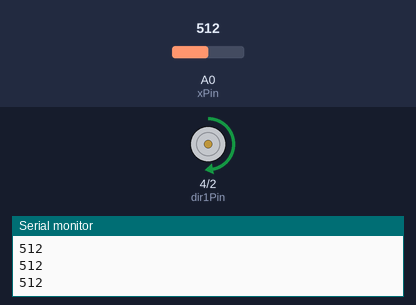
This sketch was run on a simulated Arduino Uno, built with avr-gcc and run on an emulated ATmega328P. On the bench: motor-driver pin pairs drawn as motors (green arrow = first pin HIGH = forward, orange = second pin HIGH = backward, longer = more drive, scaled by the enable pin), the last lines printed to the serial monitor. The test bench sets the inputs (shaded band); at power-on: A0 (xPin) = 512.

Above: at 1.2 s.
1.3 s: A0 (xPin) set to 716
At 2.5 s:
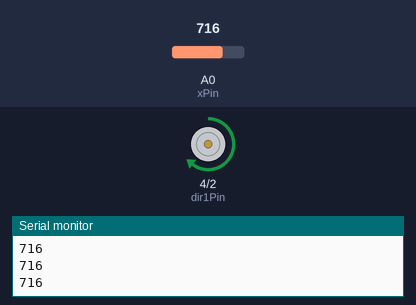
2.8 s: A0 (xPin) set to 900
At 4.0 s:
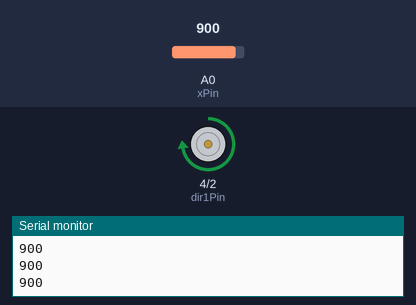
4.3 s: A0 (xPin) set to 122
At 5.5 s:
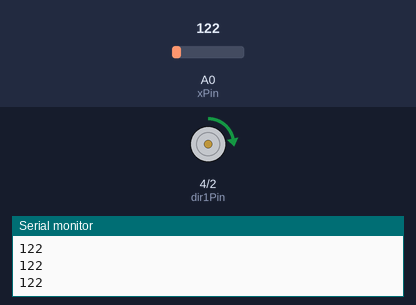
5.9 s: A0 (xPin) set to 0
At 6.7 s:
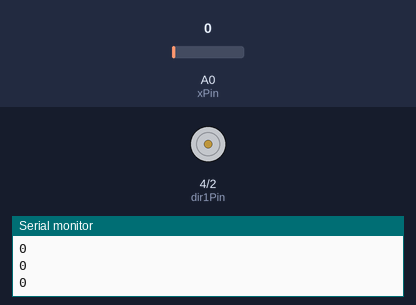
7.4 s: A0 (xPin) set to 511
At 8.1 s:
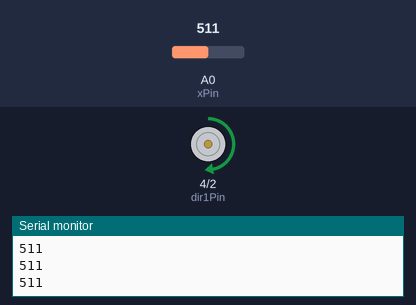
Timing chart, 0 to 9.9 s (numbered marks = the images above; inputs shaded):
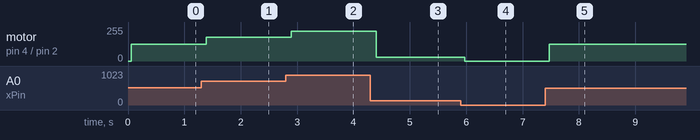

The sketch:

joystick_motor.ino
```cpp
int xPin = A0;
int xVal;
int yPin = A1;
int yVal;
int sPin = 7;
int sVal;
int speedPin = 3;
int dir1Pin = 4;
int dir2Pin = 2;
int motorSpeed;
int dt = 60;

void setup() {
  Serial.begin(9600);
  pinMode(xPin, INPUT);
  pinMode(yPin, INPUT);
  pinMode(sPin, INPUT);
  pinMode(speedPin, OUTPUT);
  pinMode(dir1Pin, OUTPUT);
  pinMode(dir2Pin, OUTPUT);
  digitalWrite(sPin, HIGH);

}

void loop() {
  xVal = analogRead(xPin);
  Serial.println(xVal);
  delay(dt);
  motorSpeed = xVal * (255.0/1023.0);
  digitalWrite(dir1Pin, HIGH);
  digitalWrite(dir2Pin, LOW);
  analogWrite(speedPin, motorSpeed);
}
```

Measured:
- after the input at 1.3 s, motor on pin 4 (dir1Pin) / pin 2 (dir2Pin): forward 127/255 → forward 178/255 after 0.09 s
- after the input at 2.8 s, motor on pin 4 (dir1Pin) / pin 2 (dir2Pin): forward 178/255 → forward 224/255 after 0.10 s
- after the input at 4.3 s, motor on pin 4 (dir1Pin) / pin 2 (dir2Pin): forward 224/255 → forward 30/255 after 0.10 s
- after the input at 5.9 s, motor on pin 4 (dir1Pin) / pin 2 (dir2Pin): forward 30/255 → stopped after 0.07 s
- after the input at 7.4 s, motor on pin 4 (dir1Pin) / pin 2 (dir2Pin): stopped → forward 127/255 after 0.08 s
